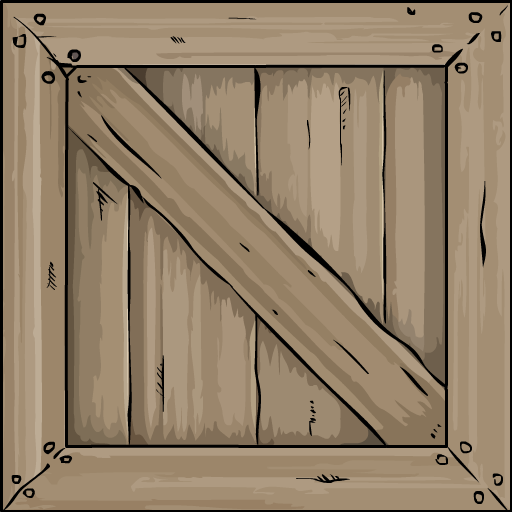
#> input picture esp32-textured-boxes/assets/RTS_Crate.png, 512 x 512 px
$ python import_crate.py
#> lines starting #> are read from the running program, lines starting #| are printed output that depends on the picture
"""Convert the supplied crate asset into a small RGB565 firmware resource."""
from pathlib import Path
import hashlib
from PIL import Image

root=Path(__file__).resolve().parents[1]
source=root/'assets/RTS_Crate.png'
output=root/'main/CrateTexture.hpp'
image=Image.open(source).convert('RGB').resize((128,128),Image.Resampling.BOX)
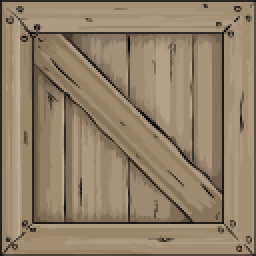
#> image: PIL image 128x128 RGB (shown 2 times larger); mean R, G, B 146.8, 128.1, 104.3
values=[((r>>3)<<11)|((g>>2)<<5)|(b>>3) for r,g,b in image.getdata()]
#> values = 16384 values, max 50579 at index 7327, min 0 at index 2624, mean 37780.8
lines=['#pragma once','#include <cstdint>','// Cpt_Flash, CC0: https://opengameart.org/content/2d-wooden-box',
       '// Generated by tools/import_crate.py; source SHA256 '+hashlib.sha256(source.read_bytes()).hexdigest(),
       'namespace CrateTexture {','inline constexpr int width=128,height=128;',
       'inline const uint16_t pixels[] = {']
lines.extend(','.join(f'0x{x:04x}' for x in values[i:i+16])+',' for i in range(0,len(values),16))
lines+=['};','}']
output.write_text('\n'.join(lines)+'\n',encoding='utf-8',newline='\n')
print(f'{output}: 128x128, {len(values)*2} RGB565 bytes')
#| esp32-textured-boxes/main/CrateTexture.hpp: 128x128, 32768 RGB565 bytes
